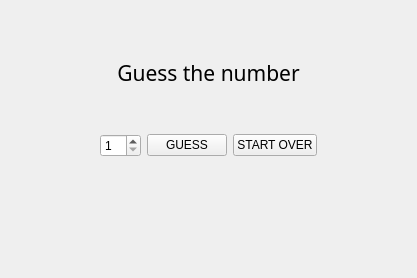
<?xml version="1.0" encoding="UTF-8"?>
<ui version="4.0">
 <class>GuessGame</class>
 <widget class="QWidget" name="GuessGame">
  <property name="geometry">
   <rect>
    <x>0</x>
    <y>0</y>
    <width>417</width>
    <height>278</height>
   </rect>
  </property>
  <property name="windowTitle">
   <string>GuessGame</string>
  </property>
  <layout class="QGridLayout" name="gridLayout">
   <item row="1" column="1" colspan="3">
    <widget class="QLabel" name="label">
     <property name="font">
      <font>
       <family>Cooper Black</family>
       <pointsize>16</pointsize>
       <weight>50</weight>
       <bold>false</bold>
      </font>
     </property>
     <property name="text">
      <string>Guess the number</string>
     </property>
     <property name="alignment">
      <set>Qt::AlignCenter</set>
     </property>
    </widget>
   </item>
   <item row="3" column="2">
    <widget class="QPushButton" name="guessBtn">
     <property name="text">
      <string>GUESS</string>
     </property>
    </widget>
   </item>
   <item row="3" column="4">
    <spacer name="horizontalSpacer_2">
     <property name="orientation">
      <enum>Qt::Horizontal</enum>
     </property>
     <property name="sizeHint" stdset="0">
      <size>
       <width>40</width>
       <height>20</height>
      </size>
     </property>
    </spacer>
   </item>
   <item row="3" column="0">
    <spacer name="horizontalSpacer">
     <property name="orientation">
      <enum>Qt::Horizontal</enum>
     </property>
     <property name="sizeHint" stdset="0">
      <size>
       <width>40</width>
       <height>20</height>
      </size>
     </property>
    </spacer>
   </item>
   <item row="3" column="3">
    <widget class="QPushButton" name="startOverBtn">
     <property name="text">
      <string>START OVER</string>
     </property>
    </widget>
   </item>
   <item row="2" column="1">
    <spacer name="verticalSpacer_3">
     <property name="orientation">
      <enum>Qt::Vertical</enum>
     </property>
     <property name="sizeType">
      <enum>QSizePolicy::Fixed</enum>
     </property>
     <property name="sizeHint" stdset="0">
      <size>
       <width>20</width>
       <height>40</height>
      </size>
     </property>
    </spacer>
   </item>
   <item row="6" column="2">
    <spacer name="verticalSpacer">
     <property name="orientation">
      <enum>Qt::Vertical</enum>
     </property>
     <property name="sizeHint" stdset="0">
      <size>
       <width>20</width>
       <height>40</height>
      </size>
     </property>
    </spacer>
   </item>
   <item row="3" column="1">
    <widget class="QSpinBox" name="guessedNo">
     <property name="minimum">
      <number>1</number>
     </property>
     <property name="maximum">
      <number>10</number>
     </property>
    </widget>
   </item>
   <item row="0" column="2">
    <spacer name="verticalSpacer_2">
     <property name="orientation">
      <enum>Qt::Vertical</enum>
     </property>
     <property name="sizeHint" stdset="0">
      <size>
       <width>20</width>
       <height>40</height>
      </size>
     </property>
    </spacer>
   </item>
   <item row="5" column="2">
    <spacer name="verticalSpacer_4">
     <property name="orientation">
      <enum>Qt::Vertical</enum>
     </property>
     <property name="sizeType">
      <enum>QSizePolicy::Fixed</enum>
     </property>
     <property name="sizeHint" stdset="0">
      <size>
       <width>20</width>
       <height>40</height>
      </size>
     </property>
    </spacer>
   </item>
   <item row="4" column="1" colspan="3">
    <widget class="QLabel" name="info">
     <property name="font">
      <font>
       <family>Cooper Black</family>
       <pointsize>10</pointsize>
      </font>
     </property>
     <property name="text">
      <string/>
     </property>
     <property name="alignment">
      <set>Qt::AlignCenter</set>
     </property>
    </widget>
   </item>
  </layout>
 </widget>
 <resources/>
 <connections/>
</ui>
